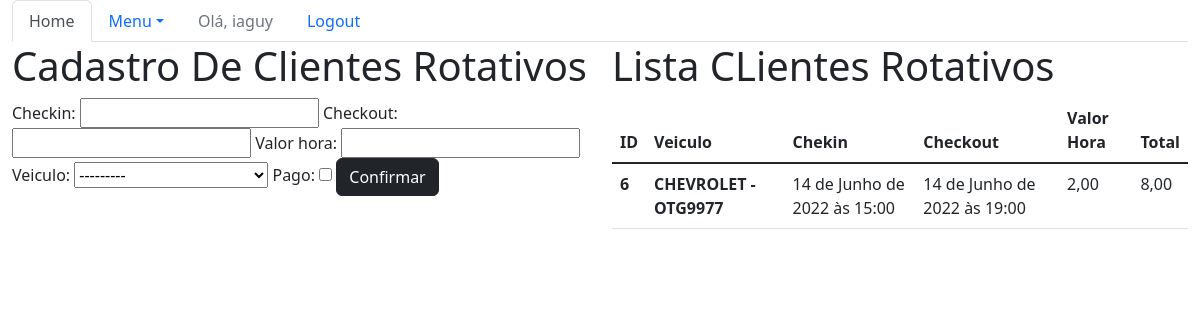
The page /sistema/mov-rota-list/ (signed in) on the database as committed earlier.
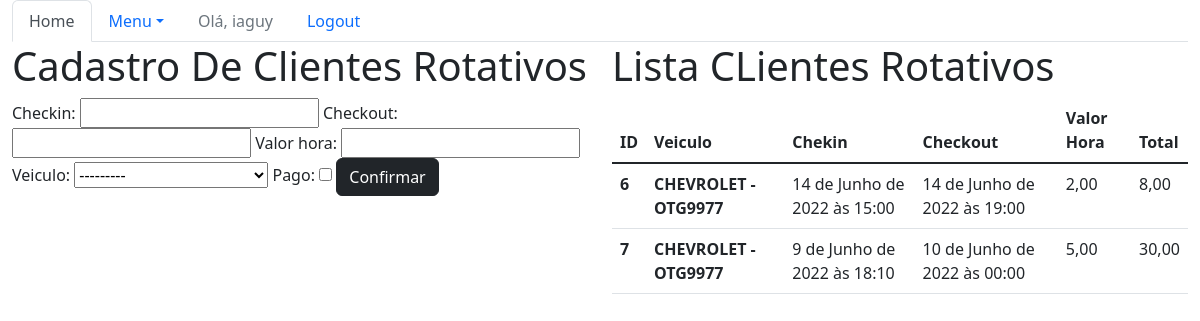
The same page on the database as committed later.
### core/models.py (models this page shows, shortened)
class MovRotativo(models.Model):
    checkin = models.DateTimeField(auto_now=False)
    checkout = models.DateTimeField(auto_now=False, blank=True, null=True)
    valor_hora = models.DecimalField(max_digits=5, decimal_places=2)
    veiculo = models.ForeignKey(Veiculo, on_delete=models.CASCADE)
    pago = models.BooleanField(default=False)
    def horas_total(self):
        return math.ceil((self.checkout - self.checkin).total_seconds() / 3600)
    def total(self):
        return self.valor_hora * self.horas_total()

class Veiculo(models.Model):
    marca = models.ForeignKey(Marca, on_delete=models.CASCADE)
    placa = models.CharField(max_length=7)
    proprietario = models.ForeignKey(Pessoa, on_delete=models.CASCADE)
    cor = models.CharField(max_length=15)
    observacoes = models.TextField()
    def __str__(self):
        return self.marca.nome + ' - ' + self.placa

class Marca(models.Model):
    nome = models.CharField(max_length=50)

### core/views.py (the view)
# urls.py: path('mov-rota-list/', lista_movrotativos, name='core_lista_movrotativos'),
@login_required
def lista_movrotativos(request):
    mov_rota = MovRotativo.objects.all()
    form = MovRotativoForm()
    data = {'mov_rota': mov_rota, 'form': form}
    return render(request, 'core/lista_movrotativos.html', data)

### core/forms.py
class MovRotativoForm(ModelForm):
    class Meta:
        model = MovRotativo
        fields = '__all__'

### core/templates/core/lista_movrotativos.html (shortened to what this page needs)
{% extends 'base.html' %}
{% load bootstrap %}
{% block menu %}
    <ul class="nav nav-tabs">
        <li class="nav-item">
        <a class="nav-link active" aria-current="page" href="{% url 'core_home' %}">Home</a>
        </li>
        <li class="nav-item dropdown">
        <a class="nav-link dropdown-toggle" data-bs-toggle="dropdown" href="#" role="button" aria-expanded="false">Menu</a>
        {% if user.is_authenticated %}
            <li class="nav-item">
                <a class="nav-link disabled" href="#">Olá, {{ user }}</a>
            </li>
            </li>
            <li class="nav-item">
                <a class="nav-link" href="{% url 'logout' %}">Logout</a>
            </li>
        {% else %}
            </li>
                <li class="nav-item">
                    <a class="nav-link" href="{% url 'login' %}">Login</a>
                </li>
        {% endif %}
    </ul>
{% endblock menu %}
{% block main %}
  <!DOCTYPE html>
  <html lang="pt-br">
  <head>
  </head>
  <body>
    <div class="row">
      <div class="col-sm-6">
          <h1>Cadastro De Clientes Rotativos</h1>
          <form action="{% url 'core_movrotativos_novo'%}" method="POST">
              {{ form|bootstrap }}
              <button type="submit" class="btn btn-dark">Confirmar</button>
          </form>
      </div>
      <div class="col-sm-6">
          <h1>Lista CLientes Rotativos</h1>
          <table class="table">
              <thead>
                <tr>
                  <th scope="col">ID</th>
                  <th scope="col">Veiculo</th>
                  <th scope="col">Chekin</th>
                  <th scope="col">Checkout</th>
                  <th scope="col">Valor Hora</th>
                  <th scope="col">Total</th>
                </tr>
              </thead>
              <tbody>
                  {% for mov in mov_rota %}
                      <tr>
                          <th scope="row">{{mov.id}}</th>
                          <th scope="row"><a href="{% url 'core_movrotativos_update' mov.id%}">{{mov.veiculo}}</a></th>
                          <td scope="row">{{mov.checkin}}</td>
                          <td scope="row">{{mov.checkout}}</td>
                          <td scope="row">{{mov.valor_hora}}</td>
                          <td scope="row">{{mov.total}}</td>
                      </tr>
                  {% endfor %}
              </tbody>
            </table>
      </div>
  </body>
  </html>
{% endblock %}

### templates/base.html (shortened to what this page needs)
{% load static %}
<!DOCTYPE html>
<html lang="pt-br">
<head>
    <link rel="stylesheet" href="{% static 'bootstrap/css/link.css' %}">
    <link rel="stylesheet" href="{% static 'bootstrap/css/bootstrap.css' %}">
    <link href="https://cdn.jsdelivr.net/npm/bootstrap@5.2.0-beta1/dist/css/bootstrap.min.css" rel="stylesheet">
</head>
<body>
    <div class="container-fluid">
        {% block menu %}
        {% endblock  %}
        {% block main %}
        {% endblock %}
    </div>
</body>
</html>

Rows that differ between the two databases and show on the page:
added MovRotativo: id "7", veiculo "CHEVROLET - OTG9977", checkin "9 de Junho de 2022 às 18:10", checkout "10 de Junho de 2022 às 00:00", valor_hora "5,00", total "30,00"
